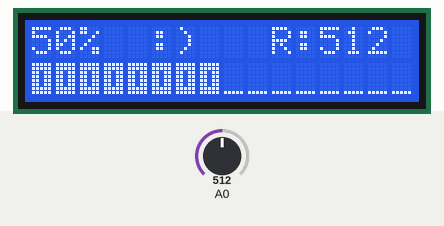
Recording of a sketch running on a simulated Arduino Uno, built with avr-gcc and run on an emulated ATmega328P. Shown: 16×2 character LCD. The test bench sets the inputs (shaded band); at power-on: A0 = 512. What the sketch prints to the serial monitor is not drawn.

Above: at 3.9 s.
4.0 s: A0 set to 900
At 5.0 s:
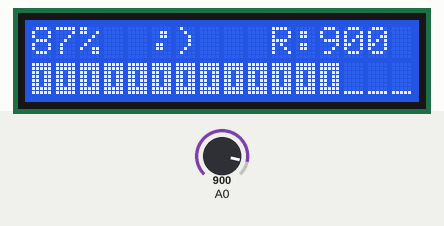
6.6 s: A0 set to 122
At 7.2 s:
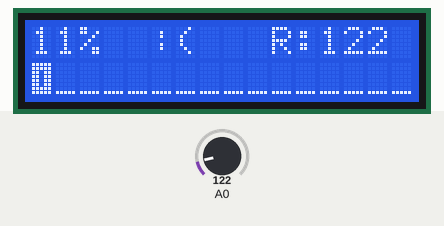
8.2 s: A0 set to 286
At 9.8 s:
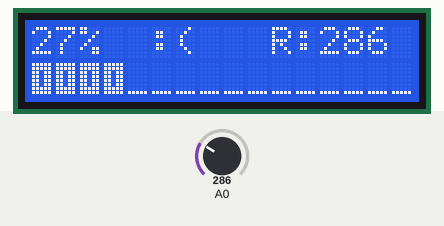
10.8 s: A0 set to 307
At 12.8 s:
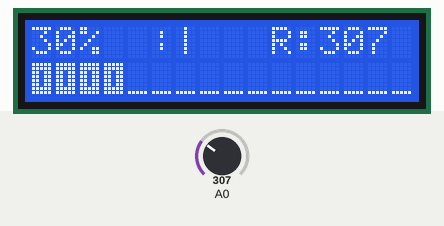
13.8 s: A0 set to 426
At 15.4 s:
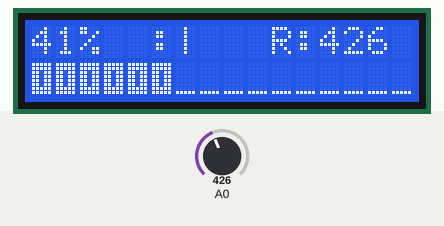
16.8 s: A0 set to 454
At 18.2 s:
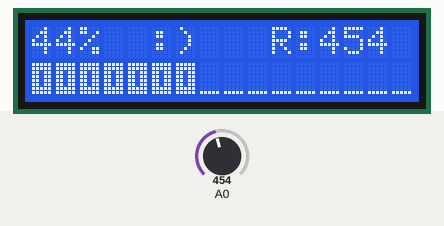
Timing chart, 0 to 19.8 s (numbered marks = the images above; inputs shaded):
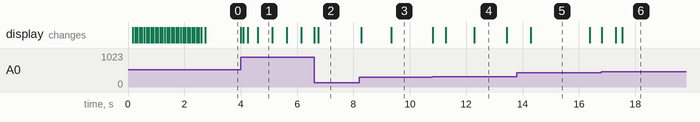

Measured:
- the behaviour switches between 296 and 297 on A0 (found by bisection; images 3 and 4)
- the behaviour switches between 439 and 440 on A0 (found by bisection; images 5 and 6)
- after the input at 4.0 s, the display: first changes at once (image 1 shows a later state)
- after the input at 6.6 s, the display: first changes at once (image 2 shows a later state)
- after the input at 8.2 s, the display: first changes after 0.07 s (image 3 shows a later state)
- after the input at 10.8 s, the display: first changes at once (image 4 shows a later state)
- after the input at 13.8 s, the display: changes after 0.49 s (image 5)
- after the input at 16.8 s, the display: first changes at once (image 6 shows a later state)

The sketch:

sketch_jan16a.ino
```cpp
//
// Обучающее устройство для изучения работы аналоговых датчиков на Arduino
// Улучшенная версия
//
// Январь 2025 г.
// 1.0 v
//


// Библиотека дисплея
// Адрес дисплея (0x3f, 0x27, 0х26, ...) и размер дисплея 16x2 (20x4, ...)
#include <LiquidCrystal_I2C.h>
LiquidCrystal_I2C lcd(0x27, 16, 2);


void setup() {

  // Инициализация консоли

  Serial.begin(115200);
  Serial.println("Hello");

  // Инициализация дисплея

  lcd.init();
  lcd.backlight();

  // Пишем на дисплее

  lcd.home();
  lcd.print("Hello");
  lcd.home();

  // Инициализация индикатор выполнения и смайлика

  progressBarInit();
  smileInit();

  // Очистить дисплей

  lcd.clear();

}


void loop() {

  // Считывание информации с датчика, пересчет в проценты

  int a = analogRead(A0);
  int p = map(a, 0, 1023, 0, 100);

  // Умная задержка

  static uint32_t timer;

  if ( millis() - timer > 500 ) {

    timer = millis();

    // Пишем в консоли

    Serial.print(p);
    Serial.print("%, Raw: ");
    Serial.println(a);

    // Пишем на дисплее

    lcd.setCursor(0, 0);
    lcd.print(p);
    lcd.print("% ");

    lcd.setCursor(10, 0);
    lcd.print("R:");
    lcd.print(a);
    lcd.print("    ");

    // Рисуем на индикаторе выполнения

    progressBarDraw(p);

  }

  // Обновить смайлик

  smileShow(p);

}


// Рисуем на индикаторе выполнения

void progressBarDraw(int p) {

  int edge = map(p, 0, 100, 0, 16);

  lcd.setCursor(0, 1);

  for (int i = 0; i < edge; i++) lcd.write(0);
  for (int i = edge; i < 16; i++) lcd.write(1);

}


// Показываем смайлик

void smileShow(int p) {

  int n = map(p, 0, 100, 0, 7);

  lcd.setCursor(5, 0);

  switch (n) {

    case 0 :
      // |(
      lcd.write( (bitRead(millis(), 12) == 0 && bitRead(millis() + 5000, 12) == 0 ) ? 58 : 5 );
      lcd.print("(");
    break;

    case 1 :
      // :(
      lcd.write( ( bitRead(millis(), 11) == 0 && bitRead(millis() + 5000, 11) == 0 ) ? 5 : 58 );
      lcd.print("(");
    break;

    case 2 :
      // :|
      lcd.write( ( bitRead(millis(), 11) == 0 && bitRead(millis() + 5000, 11) == 0 ) ? 5 : 58 );
      lcd.print("|");
    break;

    case 3 :
    case 4 :
    case 5 :
      // :)
      lcd.write( ( bitRead(millis(), 11) == 0 && bitRead(millis() + 5000, 11) == 0 ) ? 5 : 58 );
      lcd.print(")");
    break;

    case 6 :
    case 7 :
      // %)
      lcd.write( ( bitRead( millis(), 9 ) == 0 ) ? 3 : 4 );
      lcd.print(")");
    break;

  }

}


// Инициализация индикатора выполнения

void progressBarInit() {

  // Новые символы
  // https://maxpromer.github.io/LCD-Character-Creator/
  uint8_t rChar0[] = {0x1F, 0x1F, 0x1B, 0x1B, 0x1B, 0x1B, 0x1F, 0x1F};
  uint8_t rChar1[] = {0x00, 0x00, 0x00, 0x00, 0x00, 0x00, 0x00, 0x1F};

  lcd.createChar(0, rChar0);
  lcd.createChar(1, rChar1);

  lcd.setCursor(0, 1);

  for (int i = 0; i < 16; i++) {
    lcd.write(255);
    delay(80);
  }

  lcd.setCursor(0, 1);

  for (int i = 0; i < 16; i++) {
    lcd.write(32);
    delay(80);
  }

}


// Инициализация смайлика

void smileInit() {

  uint8_t rChar2[] = {0x10, 0x10, 0x10, 0x10, 0x10, 0x10, 0x10, 0x1F};
  uint8_t rChar3[] = {0x00, 0x0C, 0x0C, 0x00, 0x06, 0x06, 0x00, 0x00};
  uint8_t rChar4[] = {0x00, 0x06, 0x06, 0x00, 0x0C, 0x0C, 0x00, 0x00};
  uint8_t rChar5[] = {0x00, 0x04, 0x04, 0x00, 0x04, 0x04, 0x00, 0x00};

  lcd.createChar(2, rChar2);
  lcd.createChar(3, rChar3);
  lcd.createChar(4, rChar4);
  lcd.createChar(5, rChar5);
  lcd.home();

}
```
